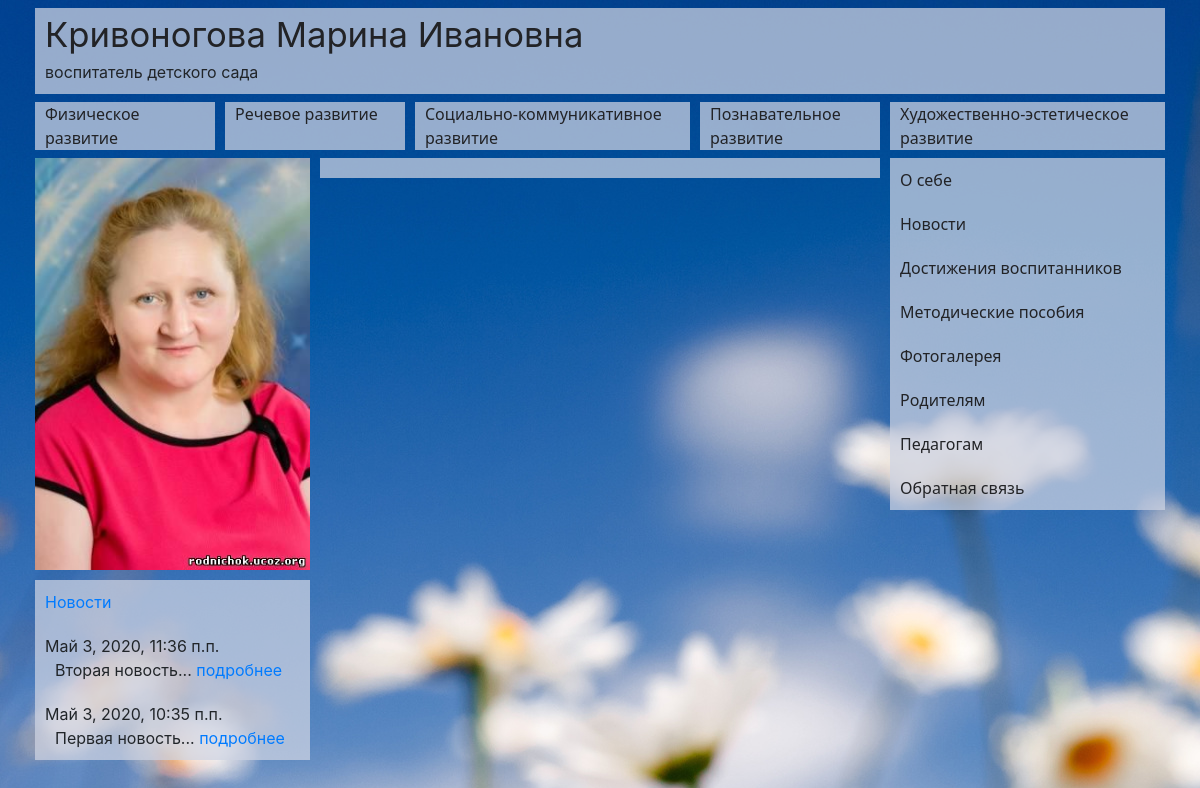
The page / on the database its author committed.
### news/models.py (models this page shows, shortened)
class News(models.Model):
    created_at = models.DateTimeField(verbose_name='Дата создания', auto_now_add=True)
    title = models.CharField(verbose_name='Заголовок', max_length=255)
    text = RichTextField(verbose_name='Текст новости')
    class Meta:
        verbose_name_plural = 'Новости'
        verbose_name = 'Новости'

### educator/views.py (the view)
# urls.py: path('', Main.as_view(), name='main'),
class Main(TemplateView):
    template_name = 'educator/main.html'
    def get_context_data(self, **kwargs):
        kwargs = super().get_context_data(**kwargs)
        kwargs['constance'] = config
        kwargs['breadcrumbs'] = self.get_breadcrumbs()
        return kwargs
    def get_breadcrumbs(self):
        return []

### news/templatetags/news_extras.py (called while the page is built)
@register.inclusion_tag('news_anons.html', name='news_anons')
def get_news_anons():
    news_anons = News.objects.all().order_by('-created_at')[:10]
    return {'news_anons': news_anons}

### educator/templates/educator/main.html (shortened to what this page needs)
{% extends 'base.html' %}
{% load static news_extras %}
{% block body %}
    <div class="row mt-2">
        <div class="col-3">
            <img class="img-fluid" src={% static "css/educator/iam.jpg" %}>
            {% news_anons %}
        </div>
        <div class="col-6">
            <div class="self_description">
            </div>
        </div>
        <div class="col-3">
            {% include 'aside_menu.html' %}
        </div>
    </div>
{% endblock %}

### news/templates/news_anons.html
{% load static %}
<div class="news_anons">
    <div class="news_anons__dir_title">
        <a href="{% url 'news_list' %}">Новости</a>
    </div>
    {% for item in news_anons %}
        <div class="news_anons__item">
            <div class="date">
                {{ item.created_at }}
            </div>
            <div class="news_anons__title">
                {{ item.title }}... <a href="{% url 'news_detail' item.id %}">подробнее</a>
            </div>
        </div>
    {% endfor %}
</div>

### rows shown on the page
News: created_at "Май 3, 2020, 11:36 п.п.", title "Вторая новость"
News: created_at "Май 3, 2020, 10:35 п.п.", title "Первая новость"
